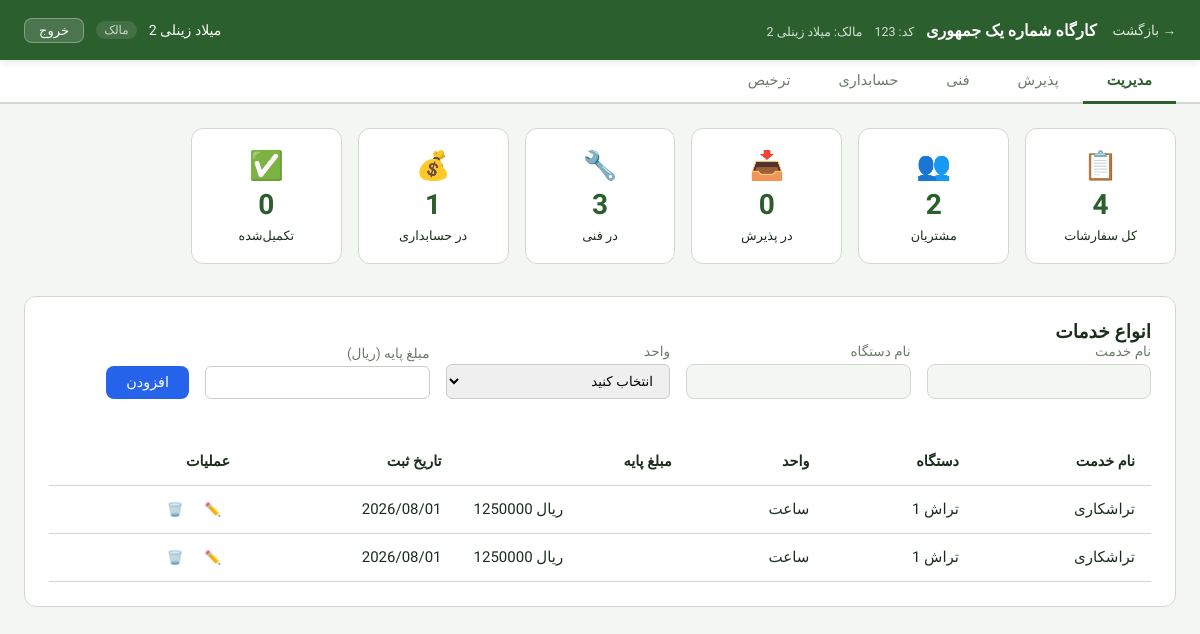
Screenshot of /13/management/ (signed in) with the database file from the repository.
### accounts/models.py (models this page shows, shortened)
class Workshop(models.Model):
    owner = models.ForeignKey(settings.AUTH_USER_MODEL, on_delete=models.CASCADE)
    name = models.CharField(max_length=150)
    code = models.CharField(max_length=10, unique=True, blank=True)
    is_active = models.BooleanField(default=True)
    national_code = models.CharField(max_length=30, null=True, blank=True)
    address = models.CharField(max_length=250, null=True, blank=True)
    created_at = models.DateTimeField(auto_now_add=True)

class User(AbstractUser):
    phone = models.CharField(max_length=15, blank=True)
    email = models.EmailField(unique=True)
    class Meta:
        swappable = 'AUTH_USER_MODEL'

class WorkshopMembership(models.Model):
    ROLE_CHOICES = [
        ('owner', 'مالک'),
        ('management', 'مدیریت'),
        ('technical', 'فنی'),
        ('accounting', 'حسابداری'),
        ('reception', 'پذیرش'),
        ('delivery', 'ترخیص'),
        ('operator', 'اپراتور'),
    ]
    workshop = models.ForeignKey(
        Workshop,
        on_delete=models.CASCADE,
        related_name='memberships'
    )
    user = models.ForeignKey(
        'accounts.User',
        on_delete=models.CASCADE,
        related_name='workshop_memberships'
    )
    role = models.CharField(max_length=30, choices=ROLE_CHOICES, default='management')
    is_active = models.BooleanField(default=True)
    joined_at = models.DateTimeField(auto_now_add=True)
    class Meta:
        unique_together = ('workshop', 'user')

### orders/models.py (models this page shows, shortened)
class ServiceType(models.Model):
    UNIT_CHOICES = [
        ('day', 'روز'),
        ('hour', 'ساعت'),
        ('minute', 'دقیقه'),
        ('seconds', 'ثانیه'),
        ('ton', 'تن'),
        ('kg', 'کیلوگرم'),
        ('gram', 'گرم'),
        ('count', 'عدد'),
        ('meter', 'متر'),
        ('cmeter', 'سانتی متر'),
        ('mmeter', 'میلی متر'),
        ('sqmeter', 'مترمربع'),
        ('adl', 'عدل'),
        ('mesghal', 'مثقال'),
        ('jin', 'جین'),
    ]
    workshop = models.ForeignKey('accounts.Workshop', on_delete=models.CASCADE)
    name = models.CharField(max_length=200, verbose_name="نام خدمت/عملیات")
    machine_name = models.CharField(max_length=200)
    unit = models.CharField(max_length=20, choices=UNIT_CHOICES, verbose_name="واحد اندازه‌گیری")
    base_price = models.DecimalField(max_digits=12, decimal_places=0, verbose_name="مبلغ پایه")
    created_at = models.DateTimeField(auto_now_add=True)

### orders/views.py (the view)
# urls.py: path('<int:workshop_id>/management/', views.management_tab, name='management'),
@login_required
def management_tab(request, workshop_id):
    workshop, membership, allowed_tabs = _get_workshop_and_membership(
        request, workshop_id, 'management'
    )
    if request.method == 'POST':
        from .forms import ServiceTypeForm
        form = ServiceTypeForm(request.POST)
        if form.is_valid():
            svc = form.save(commit=False)
            svc.workshop = workshop
            svc.save()
            return redirect(request.path + '?created=1')
    else:
        from .forms import ServiceTypeForm
        form = ServiceTypeForm()
    status_counts = dict(
        Order.objects.filter(workshop=workshop)
        .values_list('status')
        .annotate(c=Count('id'))
    )
    total_orders = sum(status_counts.values())
    total_customers = Customer.objects.filter(workshop=workshop).count()
    service_types = ServiceType.objects.filter(workshop=workshop).order_by('-created_at')
    context = _base_context(workshop, membership, allowed_tabs, 'management')
    context.update({
        'form': form,
        'status_counts': status_counts,
        'total_orders': total_orders,
        'total_customers': total_customers,
        'service_types': service_types,
        'show_created': request.GET.get('created') == '1',
    })
    return render(request, 'orders/management_tab.html', context)

### orders/forms.py
class ServiceTypeForm(forms.ModelForm):
    class Meta:
        model = ServiceType
        fields = ['name', 'machine_name', 'unit', 'base_price']
        widgets = {
            'name': forms.TextInput(attrs={'class': 'form-control'}),
            'machine_name': forms.TextInput(attrs={'class': 'form-control'}),
            'unit': forms.Select(attrs={'class': 'form-control'}),
            'base_price': forms.NumberInput(attrs={'class': 'form-control'}),
        }

### orders/views.py (called while the page is built)
def _get_workshop_and_membership(request, workshop_id, required_tab):
    workshop = get_object_or_404(Workshop, pk=workshop_id)
    membership = get_object_or_404(
        WorkshopMembership,
        workshop=workshop,
        user=request.user,
        is_active=True
    )
    allowed_tabs = ROLE_TAB_ACCESS.get(membership.role, [])
    if required_tab not in allowed_tabs:
        raise Http404("دسترسی به این تب مجاز نیست")
    return workshop, membership, allowed_tabs

def _base_context(workshop, membership, allowed_tabs, active_tab):
    return {
        'workshop': workshop,
        'membership': membership,
        'allowed_tabs': allowed_tabs,
        'active_tab': active_tab,
    }

### templates/orders/management_tab.html (shortened to what this page needs)
{% extends 'orders/_dashboard_base.html' %}
{% load static %}
{% block tab_content %}
    <div class="kpi-grid">
        <div class="kpi-card">
            <span class="kpi-icon">📋</span>
            <div class="kpi-value">{{ total_orders }}</div>
            <div class="kpi-label">کل سفارشات</div>
        </div>
        <div class="kpi-card">
            <span class="kpi-icon">👥</span>
            <div class="kpi-value">{{ total_customers }}</div>
            <div class="kpi-label">مشتریان</div>
        </div>
        <div class="kpi-card">
            <span class="kpi-icon">📥</span>
            <div class="kpi-value">{{ status_counts.reception|default:0 }}</div>
            <div class="kpi-label">در پذیرش</div>
        </div>
        <div class="kpi-card">
            <span class="kpi-icon">🔧</span>
            <div class="kpi-value">{{ status_counts.technical|default:0 }}</div>
            <div class="kpi-label">در فنی</div>
        </div>
        <div class="kpi-card">
            <span class="kpi-icon">💰</span>
            <div class="kpi-value">{{ status_counts.accounting|default:0 }}</div>
            <div class="kpi-label">در حسابداری</div>
        </div>
        <div class="kpi-card">
            <span class="kpi-icon">✅</span>
            <div class="kpi-value">{{ status_counts.done|default:0 }}</div>
            <div class="kpi-label">تکمیل‌شده</div>
        </div>
    </div>
    <div class="section-card">
        <h3>انواع خدمات</h3>
        <form method="post" class="service-form" id="service-form">
            <div class="form-row">
                <div class="form-group">
                    <label>نام خدمت</label>
                    <input type="text" name="name" id="service-name" class="form-control" required>
                </div>
                <div class="form-group">
                    <label>نام دستگاه</label>
                    <input type="text" name="machine_name" id="service-machine" class="form-control" required>
                </div>
                <div class="form-group">
                    <label>واحد</label>
                    <select name="unit" id="service-unit" class="form-control" required>
                        <option value="">انتخاب کنید</option>
                    </select>
                </div>
                <div class="form-group">
                    <label>مبلغ پایه (ریال)</label>
                    <input type="number" name="base_price" id="service-price" class="form-control" required>
                </div>
                <div class="form-group form-group--btn">
                    <button type="submit" class="btn-primary" id="btn-submit">افزودن</button>
                </div>
            </div>
        </form>
        <div class="orders-table-wrap">
            <table class="service-table">
                <thead>
                <tr>
                    <th>نام خدمت</th>
                    <th>دستگاه</th>
                    <th>واحد</th>
                    <th>مبلغ پایه</th>
                    <th>تاریخ ثبت</th>
                    <th>عملیات</th>
                </tr>
                </thead>
                <tbody id="service-tbody">
                {% for svc in service_types %}
                    <tr data-id="{{ svc.id }}">
                        <td>{{ svc.name }}</td>
                        <td>{{ svc.machine_name }}</td>
                        <td>{{ svc.get_unit_display }}</td>
                        <td class="text-end">{{ svc.base_price|floatformat:0 }} ریال</td>
                        <td>{{ svc.created_at|date:"Y/m/d" }}</td>
                        <td>
                            <button class="btn-icon btn-edit" data-id="{{ svc.id }}"
                                    data-name="{{ svc.name }}"
                                    data-machine="{{ svc.machine_name }}"
                                    data-unit="{{ svc.unit }}"
                                    data-price="{{ svc.base_price }}">✏️
                            </button>
                            <button class="btn-icon btn-delete" data-id="{{ svc.id }}">🗑️</button>
                        </td>
                    </tr>
                {% empty %}
                    <tr>
                        <td colspan="6" class="empty-state">هنوز خدمتی ثبت نشده.</td>
                    </tr>
                {% endfor %}
                </tbody>
            </table>
        </div>
    </div>
{% endblock %}

### templates/orders/_dashboard_base.html (shortened to what this page needs)
{% load static %}
<!DOCTYPE html>
<html lang="fa" dir="rtl">
<head>
    <link rel="stylesheet" href="{% static 'orders/css/dashboard.css' %}">
</head>
<body>
<header class="site-header">
    <div class="header-inner">
        <div class="header-right">
            <a href="{% url 'accounts:dashboard' %}" class="btn-back" id="btn-back">&#8594; بازگشت</a>
            <div class="workshop-info">
                <span class="workshop-name">{{ workshop.name }}</span>
                {% if workshop.national_code %}
                    <span class="workshop-meta">کد: {{ workshop.national_code }}</span>
                {% endif %}
                <span class="workshop-meta">مالک: {{ workshop.owner.get_full_name|default:workshop.owner.username }}</span>
            </div>
        </div>
        <div class="header-left">
            <span class="user-name">{{ request.user.get_full_name|default:request.user.username }}</span>
            <span class="user-role">{{ membership.get_role_display }}</span>
            <a href="{% url 'accounts:logout' %}" class="btn-logout">خروج</a>
        </div>
    </div>
</header>
<nav class="tab-nav">
    <div class="tab-nav-inner">
        {% if 'reception' in allowed_tabs %}
            <a href="{% url 'orders:management' workshop.id %}"
               class="tab-link {% if active_tab == 'management' %}active{% endif %}">مدیریت</a>
        {% endif %}
        {% if 'reception' in allowed_tabs %}
            <a href="{% url 'orders:tab_reception' workshop.id %}"
               class="tab-link {% if active_tab == 'reception' %}active{% endif %}">پذیرش</a>
        {% endif %}
        {% if 'technical' in allowed_tabs %}
            <a href="{% url 'orders:tab_technical' workshop.id %}"
               class="tab-link {% if active_tab == 'technical' %}active{% endif %}">فنی</a>
        {% endif %}
        {% if 'accounting' in allowed_tabs %}
            <a href="{% url 'orders:tab_accounting' workshop.id %}"
               class="tab-link {% if active_tab == 'accounting' %}active{% endif %}">حسابداری</a>
        {% endif %}
        {% if 'delivery' in allowed_tabs %}
            <a href="{% url 'orders:tab_delivery' workshop.id %}"
               class="tab-link {% if active_tab == 'delivery' %}active{% endif %}">ترخیص</a>
        {% endif %}
    </div>
</nav>
<main class="main-content">
    {% block tab_content %}{% endblock %}
</main>
</body>
</html>

### rows the page displays
Workshop: name "کارگاه شماره یک جمهوری", national_code "123", owner.get_full_name "میلاد زینلی 2"
User: user.get_full_name "میلاد زینلی 2"
WorkshopMembership: role "مالک"
ServiceType: name "تراشکاری", machine_name "تراش 1", unit "ساعت", base_price "1250000", created_at "2026/08/01"
ServiceType: name "تراشکاری", machine_name "تراش 1", unit "ساعت", base_price "1250000", created_at "2026/08/01"

### other values shown
{{ total_orders }} "4"
{{ total_customers }} "2"
{{ status_counts.reception|default:0 }} "0"
{{ status_counts.technical|default:0 }} "3"
{{ status_counts.accounting|default:0 }} "1"
{{ status_counts.done|default:0 }} "0"
